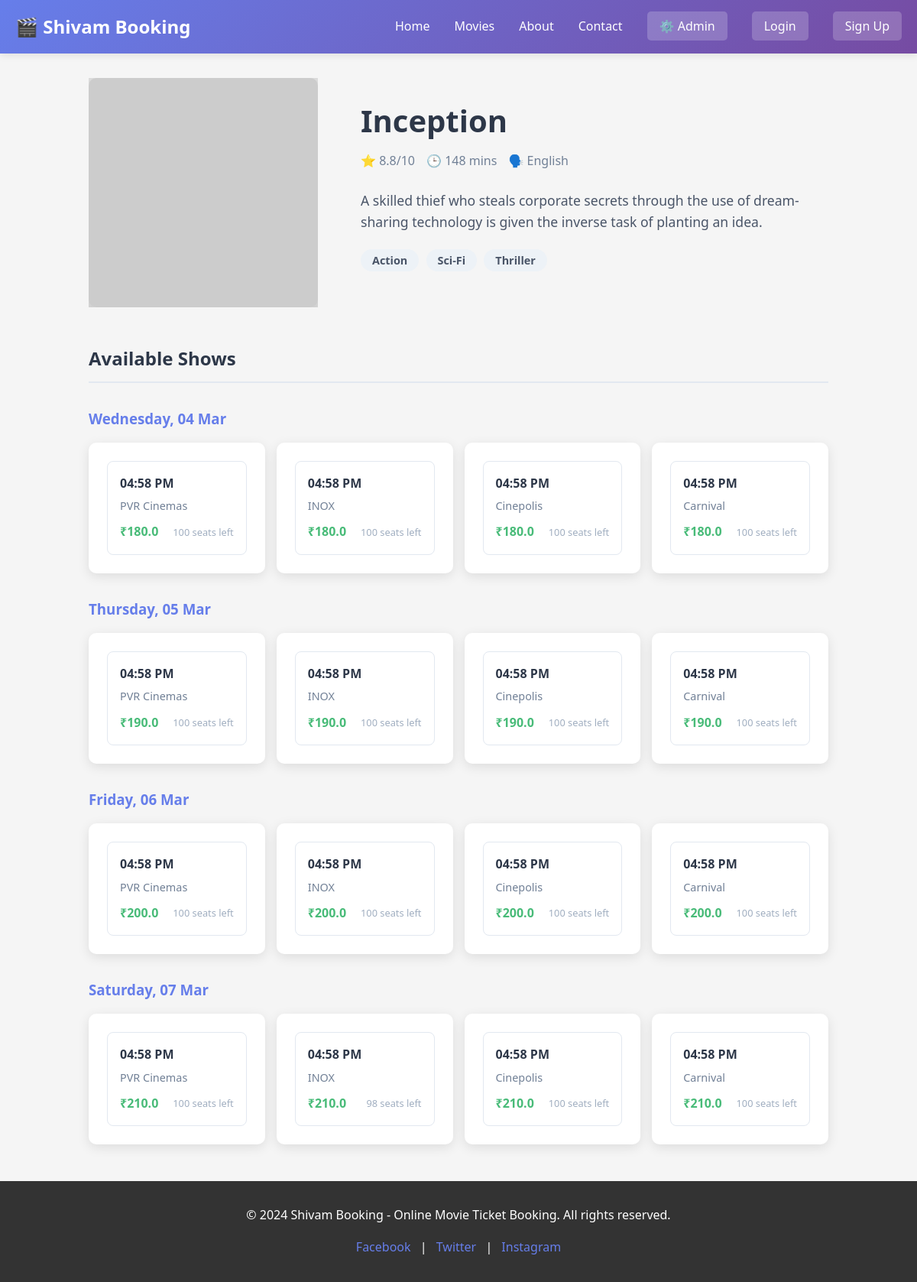
Page /movie/2 on the earlier database version.
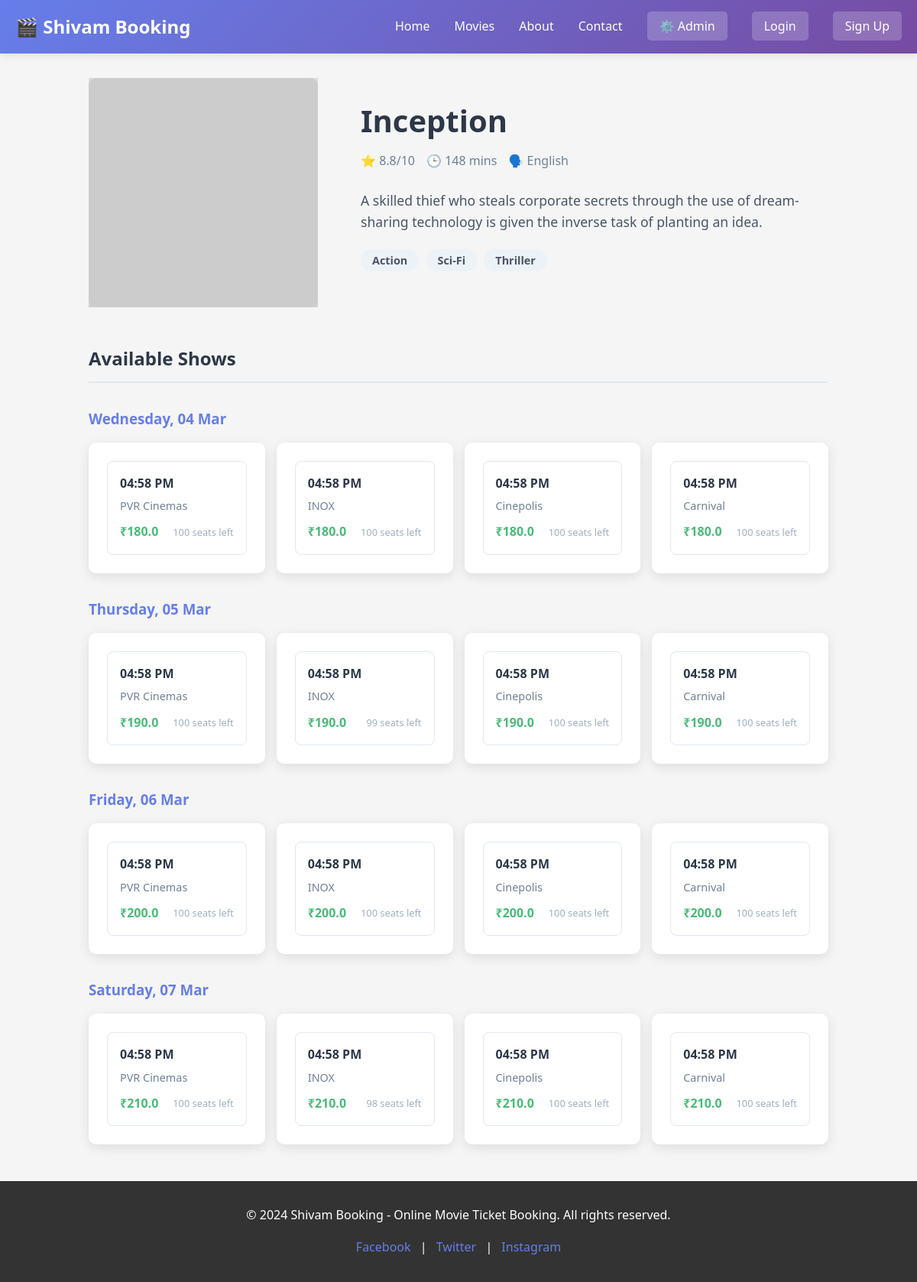
Same page on the later database version.
### tables this page shows
CREATE TABLE shows (
                id INTEGER PRIMARY KEY AUTOINCREMENT,
                movie_id INTEGER NOT NULL,
                theater_name TEXT NOT NULL,
                show_time TIMESTAMP NOT NULL,
                price REAL NOT NULL,
                total_seats INTEGER DEFAULT 100,
                available_seats INTEGER DEFAULT 100,
                FOREIGN KEY(movie_id) REFERENCES movies(id)
            );

### app/routes.py (the view)
@movie_bp.route('/movie/<int:movie_id>')
def movie_detail(movie_id):
    movie = Movie.get_movie_by_id(movie_id)
    shows = Show.get_shows_by_movie(movie_id)
    if not movie:
        return "Movie not found", 404
    shows_by_date = {}
    for show in shows:
        try:
            dt = datetime.fromisoformat(show[3])
            date_key = dt.strftime('%Y-%m-%d')
            if date_key not in shows_by_date:
                shows_by_date[date_key] = []
            shows_by_date[date_key].append({
                'id': show[0],
                'theater': show[2],
                'time': dt.strftime('%I:%M %p'),
                'price': show[4],
                'available_seats': show[6]
            })
        except ValueError:
            continue
    formatted_shows = []
    for date_key in sorted(shows_by_date.keys()):
        dt = datetime.strptime(date_key, '%Y-%m-%d')
        formatted_shows.append({
            'date_display': dt.strftime('%A, %d %b'),
            'shows': shows_by_date[date_key]
        })
    return render_template('movie_detail.html', movie=movie, formatted_shows=formatted_shows,
                         is_logged_in='user_id' in session, username=session.get('username'))

### app/models.py (called while the page is built)
    @staticmethod
    def get_movie_by_id(movie_id):
        conn = sqlite3.connect(DATABASE, timeout=30)
        try:
            cursor = conn.cursor()
            cursor.execute('SELECT * FROM movies WHERE id = ?', (movie_id,))
            return cursor.fetchone()
        finally:
            conn.close()

    @staticmethod
    def get_shows_by_movie(movie_id):
        conn = sqlite3.connect(DATABASE, timeout=30)
        try:
            cursor = conn.cursor()
            cursor.execute('SELECT * FROM shows WHERE movie_id = ? AND show_time > ?', (movie_id, datetime.now()))
            return cursor.fetchall()
        finally:
            conn.close()

### templates/movie_detail.html (shortened to what this page needs)
{% extends 'base.html' %}  {% block content %}
<div
  class="movie-detail-container"
  style="max-width: 1000px; margin: 2rem auto; padding: 0 1rem"
>
  <div
    class="movie-header"
    style="display: flex; gap: 2rem; margin-bottom: 3rem; flex-wrap: wrap"
  >
    <div class="movie-poster" style="flex: 0 0 300px">
      <img
        src="{{ movie[7] }}"
        alt="{{ movie[1] }}"
        style="
          width: 100%;
          border-radius: 10px;
          box-shadow: 0 10px 20px rgba(0, 0, 0, 0.1);
        "
      />
    </div>
    <div class="movie-info" style="flex: 1">
      <h1 style="font-size: 2.5rem; margin-bottom: 0.5rem; color: #2d3748">
        {{ movie[1] }}
      </h1>
      <div
        class="meta"
        style="display: flex; gap: 15px; margin-bottom: 1.5rem; color: #718096"
      >
        <span>⭐ {{ movie[4] }}/10</span>
        <span>🕒 {{ movie[5] }} mins</span>
        <span>🗣️ {{ movie[6] }}</span>
      </div>
      <p
        style="
          font-size: 1.1rem;
          line-height: 1.6;
          color: #4a5568;
          margin-bottom: 1.5rem;
        "
      >
        {{ movie[2] }}
      </p>
      <div class="genre">
        {% for g in movie[3].split(',') %}
        <span
          style="
            background: #edf2f7;
            padding: 5px 15px;
            border-radius: 20px;
            font-size: 0.9rem;
            color: #4a5568;
            margin-right: 5px;
          "
          >{{ g }}</span
        >
        {% endfor %}
      </div>
    </div>
  </div>
  <div class="shows-section">
    <h2
      style="
        border-bottom: 2px solid #e2e8f0;
        padding-bottom: 10px;
        margin-bottom: 2rem;
        color: #2d3748;
      "
    >
      Available Shows
    </h2>
    {% if formatted_shows %}
    <div class="dates-list">
      {% for date_group in formatted_shows %}
      <div class="date-group" style="margin-bottom: 2rem">
        <h3 style="color: #667eea; margin-bottom: 1rem">
          {{ date_group.date_display }}
        </h3>
        <div
          class="shows-grid"
          style="
            display: grid;
            grid-template-columns: repeat(auto-fill, minmax(200px, 1fr));
            gap: 15px;
          "
        >
          {% for show in date_group.shows %}
          <a
            href="{{ url_for('booking.book_seats', show_id=show.id) }}"
            class="show-card"
            style="text-decoration: none; color: inherit"
          >
            <div
              style="
                border: 1px solid #e2e8f0;
                border-radius: 8px;
                padding: 1rem;
                transition: all 0.2s;
                background: white;
                hover: {
                  transform: translateY(-2px);
                  box-shadow: 0 4px 6px rgba(0, 0, 0, 0.1);
                }
              "
            >
              <div
                style="font-weight: bold; color: #2d3748; margin-bottom: 5px"
              >
                {{ show.time }}
              </div>
              <div
                style="font-size: 0.9rem; color: #718096; margin-bottom: 5px"
              >
                {{ show.theater }}
              </div>
              <div
                style="
                  display: flex;
                  justify-content: space-between;
                  align-items: center;
                  margin-top: 10px;
                "
              >
                <span style="color: #48bb78; font-weight: bold"
                  >₹{{ show.price }}</span
                >
                <span style="font-size: 0.8rem; color: #a0aec0"
                  >{{ show.available_seats }} seats left</span
                >
              </div>
            </div>
          </a>
          {% endfor %}
        </div>
      </div>
      {% endfor %}
    </div>
    {% endif %}
  </div>
</div>
{% endblock %}

Differences in the rows shown:
changed shows (number 6 of 16 on the later page): available_seats "100" → "99"
